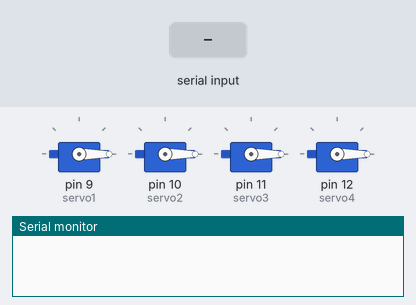
This sketch was run on a simulated Arduino Uno, built with avr-gcc and run on an emulated ATmega328P. Parts: 4 × servo, the last lines printed to the serial monitor. The test bench sets the inputs (shaded band).

Above: at 1.2 s.
1.3 s: "90,45\n" received over Serial
At 2.2 s:
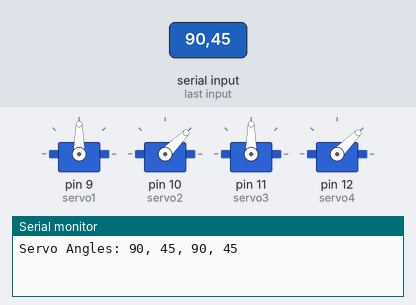
2.8 s: "30,150\n" received over Serial
At 3.4 s:
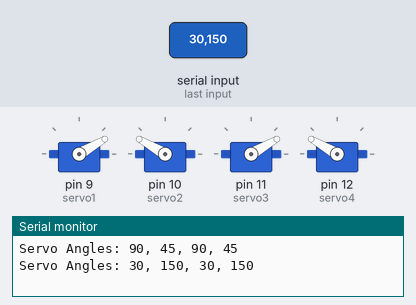
4.3 s: "90,45,200,10\n" received over Serial
At 4.7 s:
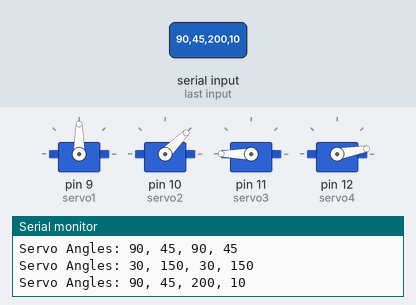
5.8 s: "30,150,10,200\n" received over Serial
At 7.0 s:
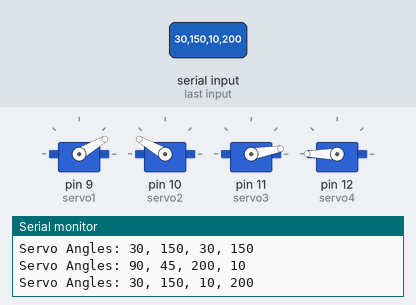
7.3 s: "1,90\n" received over Serial
At 7.9 s:
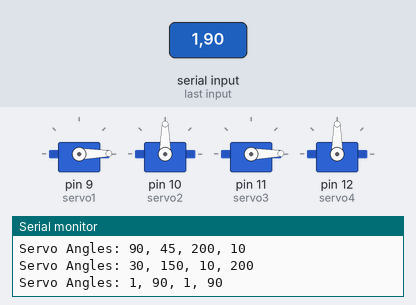
Timing chart, 0 to 9.8 s (numbered marks = the images above; inputs shaded):
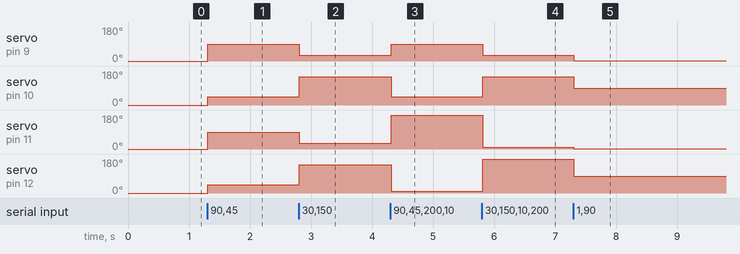

Measured:
- after the input at 1.3 s, servo on pin 9 (servo1), servo on pin 11 (servo3): 0° → 90° at once; servo on pin 10 (servo2), servo on pin 12 (servo4): 0° → 45° at once
- after the input at 2.8 s, servo on pin 9 (servo1), servo on pin 11 (servo3): 90° → 30° at once; servo on pin 10 (servo2), servo on pin 12 (servo4): 45° → 150° at once
- after the input at 4.3 s, servo on pin 9 (servo1): 30° → 90° at once; servo on pin 10 (servo2): 150° → 45° at once; servo on pin 11 (servo3): 30° → 180° at once; servo on pin 12 (servo4): 150° → 10° at once
- after the input at 5.8 s, servo on pin 9 (servo1): 90° → 30° at once; servo on pin 10 (servo2): 45° → 150° at once; servo on pin 11 (servo3): 180° → 10° at once; servo on pin 12 (servo4): 10° → 180° at once
- after the input at 7.3 s, servo on pin 9 (servo1): 30° → 1° at once; servo on pin 10 (servo2): 150° → 90° at once; servo on pin 11 (servo3): 10° → 1° at once; servo on pin 12 (servo4): 180° → 90° at once

The sketch:

arduinocode.ino
```cpp
#include <Servo.h>

// Creating Servo objects for controlling the four motors
Servo servo1, servo2, servo3, servo4;

int angles[4] = {0, 0, 0, 0};  // This array will store the angles for the four servos
String inputString = "";  // I use this to hold incoming serial data as a string

void setup() {
  // Attaching the servos to their respective pins
  servo1.attach(9);
  servo2.attach(10);
  servo3.attach(11);
  servo4.attach(12);

  // Setting up the serial communication so we can send data from Python (9600 baud rate)
  Serial.begin(9600);

  // Setting all servos to 0 degrees at startup
  resetServos();
}

void loop() {
  // Checking if there's any data coming from the serial port
  if (Serial.available()) {
    char c = (char)Serial.read();  // Reading each character from the incoming data
    if (c == '\n') {
      // If newline detected, process the entire string and reset it
      processInputString();
      inputString = "";  // Clear the string after handling the data
    } else {
      inputString += c;  // Keep adding characters to the string until a newline is found
    }
  }
}

void processInputString() {
  // I'm parsing the string here to break it into four parts representing the servo angles
  int indices[3] = {
    inputString.indexOf(','),  // Finding first comma
    inputString.indexOf(',', inputString.indexOf(',') + 1),  // Second comma
    inputString.indexOf(',', inputString.indexOf(',', inputString.indexOf(',') + 1) + 1)  // Third comma
  };

  if (indices[2] > 0) {  // Only proceed if all three commas were found
    // Extracting the angles from the string and converting them to integers
    angles[0] = inputString.substring(0, indices[0]).toInt();
    angles[1] = inputString.substring(indices[0] + 1, indices[1]).toInt();
    angles[2] = inputString.substring(indices[1] + 1, indices[2]).toInt();
    angles[3] = inputString.substring(indices[2] + 1).toInt();

    // Move the servos based on these angles
    moveServos();
  }
}

void moveServos() {
  // Sending the calculated angles to each of the servos
  servo1.write(angles[0]);
  servo2.write(angles[1]);
  servo3.write(angles[2]);
  servo4.write(angles[3]);

  // Printing the angles to the serial monitor for debugging purposes
  Serial.print("Servo Angles: ");
  for (int i = 0; i < 4; i++) {
    Serial.print(angles[i]);
    if (i < 3) Serial.print(", ");  // Add commas between angles except for the last one
  }
  Serial.println();  // Move to the next line after printing all angles
}

void resetServos() {
  // Resets all servos to 0 degrees during initialization
  servo1.write(0);
  servo2.write(0);
  servo3.write(0);
  servo4.write(0);
}
```
